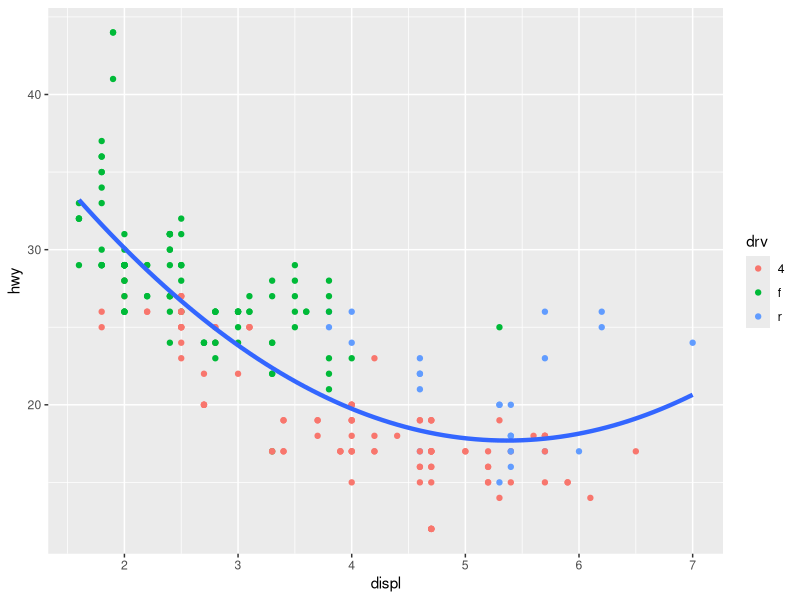

Here is the R script that generated this plot:
library(ggplot2)

#4th
ggplot(data = mpg, mapping = aes(x = displ, y = hwy)) + 
  geom_point(mapping = aes(colour = drv)) + 
  geom_smooth(size = 1.5, se = F, span = 8)